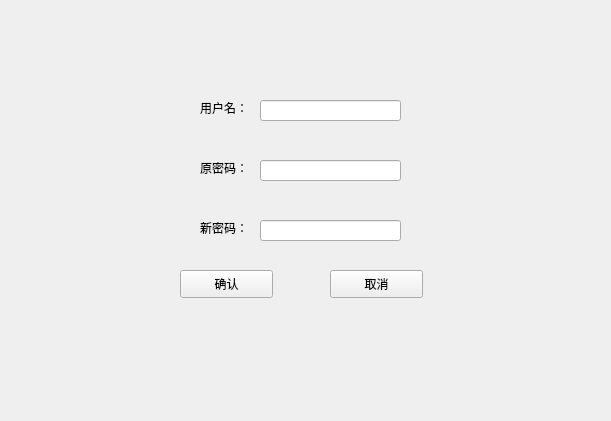
<?xml version="1.0" encoding="UTF-8"?>
<ui version="4.0">
 <class>modify</class>
 <widget class="QWidget" name="modify">
  <property name="geometry">
   <rect>
    <x>0</x>
    <y>0</y>
    <width>611</width>
    <height>421</height>
   </rect>
  </property>
  <property name="windowTitle">
   <string>Form</string>
  </property>
  <property name="styleSheet">
   <string notr="true"/>
  </property>
  <widget class="QLabel" name="label">
   <property name="geometry">
    <rect>
     <x>200</x>
     <y>100</y>
     <width>72</width>
     <height>15</height>
    </rect>
   </property>
   <property name="text">
    <string>用户名：</string>
   </property>
  </widget>
  <widget class="QLabel" name="label_2">
   <property name="geometry">
    <rect>
     <x>200</x>
     <y>160</y>
     <width>72</width>
     <height>15</height>
    </rect>
   </property>
   <property name="text">
    <string>原密码：</string>
   </property>
  </widget>
  <widget class="QPushButton" name="confirmBtn">
   <property name="geometry">
    <rect>
     <x>180</x>
     <y>270</y>
     <width>93</width>
     <height>28</height>
    </rect>
   </property>
   <property name="text">
    <string>确认</string>
   </property>
  </widget>
  <widget class="QPushButton" name="cancelBtn">
   <property name="geometry">
    <rect>
     <x>330</x>
     <y>270</y>
     <width>93</width>
     <height>28</height>
    </rect>
   </property>
   <property name="text">
    <string>取消</string>
   </property>
  </widget>
  <widget class="QLineEdit" name="lineEdit">
   <property name="geometry">
    <rect>
     <x>260</x>
     <y>100</y>
     <width>141</width>
     <height>21</height>
    </rect>
   </property>
  </widget>
  <widget class="QLineEdit" name="lineEdit_2">
   <property name="geometry">
    <rect>
     <x>260</x>
     <y>160</y>
     <width>141</width>
     <height>21</height>
    </rect>
   </property>
  </widget>
  <widget class="QLabel" name="label_3">
   <property name="geometry">
    <rect>
     <x>200</x>
     <y>220</y>
     <width>72</width>
     <height>15</height>
    </rect>
   </property>
   <property name="text">
    <string>新密码：</string>
   </property>
  </widget>
  <widget class="QLineEdit" name="lineEdit_3">
   <property name="geometry">
    <rect>
     <x>260</x>
     <y>220</y>
     <width>141</width>
     <height>21</height>
    </rect>
   </property>
  </widget>
 </widget>
 <resources/>
 <connections/>
</ui>
